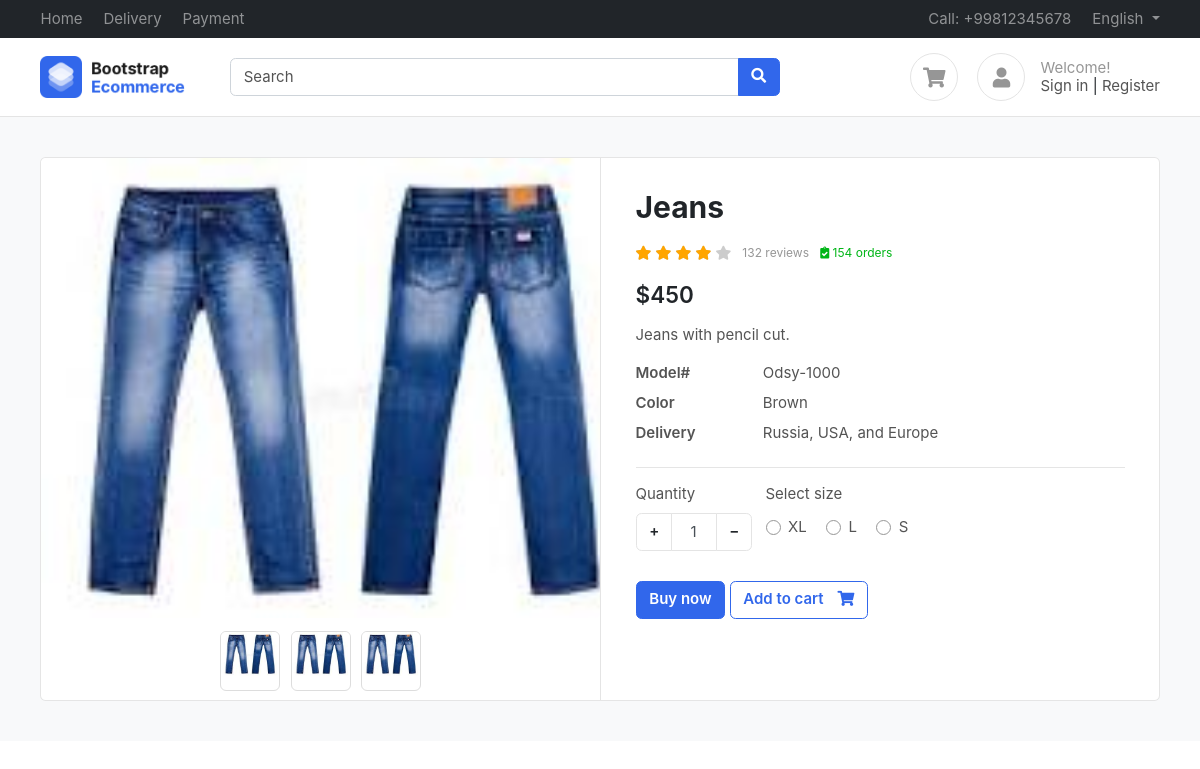
The app's page /product/jeans/ with its own data.
### products/models.py (models this page shows, shortened)
class Product(BaseModel):
    product_name = models.CharField(max_length=100)
    slug = models.SlugField(unique=True,null=True,blank=True)
    category = models.ForeignKey(Category,on_delete=models.CASCADE, related_name = "products")
    price = models.IntegerField()
    product_description = models.TextField()
    color_variant = models.ManyToManyField(ColorVariant, blank=True)
    size_variant = models.ManyToManyField(SizeVariant, blank=True)

class ProductImage(BaseModel):
    product = models.ForeignKey(Product, on_delete=models.CASCADE,related_name="product_images")
    image = models.ImageField(upload_to="product")

class SizeVariant(BaseModel):
    size_name = models.CharField(max_length=100)
    price = models.IntegerField(default=0)

### products/views.py (the view)
# urls.py: path('<slug>/' , get_product , name="get_product"),
def get_product(request , slug):
    try:
        product = Product.objects.get(slug =slug)
        context = {'product': product}
        if request.GET.get('size'):
            size = request.GET.get('size')
            price = product.get_product_price_by_size(size)
            context['selected_size'] = size
            context['updated_price'] = price
        return render(request  , 'product/product.html' , context=context)
    except Exception as e:
        print(e)

### templates/product/product.html (shortened to what this page needs)
{% extends "base/base.html"%}
{%  block start %}
<section class="section-content padding-y bg">
    <div class="container">
    <div class="card">
        <div class="row no-gutters">
            <aside class="col-md-6">
    <article class="gallery-wrap">
    <div class="img-big-wrap">
      <div> <a href="#"><img src="/media/{{product.product_images.first.image}}"></a></div>
    </div>
    <div class="thumbs-wrap">
      {% for image in product.product_images.all %}
      <a href="#" class="item-thumb"> <img src="/media/{{image.image}}"></a>
      {% endfor %}
    </div>
    </article>
            </aside>
            <main class="col-md-6 border-left">
    <article class="content-body">
    <h2 class="title">{{product.product_name}}</h2>
    <div class="rating-wrap my-3">
        <ul class="rating-stars">
            <li style="width:80%" class="stars-active">
                <i class="fa fa-star"></i> <i class="fa fa-star"></i>
                <i class="fa fa-star"></i> <i class="fa fa-star"></i>
            </li>
            <li>
                <i class="fa fa-star"></i> <i class="fa fa-star"></i>
                <i class="fa fa-star"></i> <i class="fa fa-star"></i>
                <i class="fa fa-star"></i>
            </li>
        </ul>
        <small class="label-rating text-muted">132 reviews</small>
        <small class="label-rating text-success"> <i class="fa fa-clipboard-check"></i> 154 orders </small>
    </div>
    <div class="mb-3">
        <var class="price h4">
            {% if updated_price %}
            ${{updated_price}}
            {% else %}
            ${{product.price}}
            {% endif %}
        </var>
    </div>
    <p>{{product.product_description}}</p>
    <dl class="row">
      <dt class="col-sm-3">Model#</dt>
      <dd class="col-sm-9">Odsy-1000</dd>
      <dt class="col-sm-3">Color</dt>
      <dd class="col-sm-9">Brown</dd>
      <dt class="col-sm-3">Delivery</dt>
      <dd class="col-sm-9">Russia, USA, and Europe </dd>
    </dl>
    <hr>
        <div class="form-row">
            <div class="form-group col-md flex-grow-0">
                <label>Quantity</label>
                <div class="input-group mb-3 input-spinner">
                  <div class="input-group-prepend">
                    <button class="btn btn-light" type="button" id="button-plus"> + </button>
                  </div>
                  <input type="text" class="form-control" value="1">
                  <div class="input-group-append">
                    <button class="btn btn-light" type="button" id="button-minus"> − </button>
                  </div>
                </div>
            </div>
            {% if product.size_variant.count %}
            <div class="form-group col-md">
                    <label>Select size</label>
                    <div class="mt-1">
                      {% for size in product.size_variant.all %}
                        <label class="custom-control custom-radio custom-control-inline">
                          <div class="custom-control-label">{{size.size_name}}</div>
                        </label>
                      {% endfor %}
                    </div>
            </div>
            {% endif %}
        </div>
        <a href="#" class="btn  btn-primary"> Buy now </a>
        <a href="{% url 'add_to_cart' product.uid %}?variant={{selected_size}}" class="btn  btn-outline-primary"> <span class="text">Add to cart</span> <i class="fas fa-shopping-cart"></i>  </a>
    </article>
            </main>
        </div>
    </div>
    </div>
    </section>
{% endblock %}

### public/static/css/ui.css (style rules this page uses)
html { font-family: 'Inter', sans-serif; font-size: 15px; }
.content-body { flex: 1 1 auto; padding: 2rem 2.3rem; }
.padding-y { padding-top: 40px; padding-bottom: 40px; }
var { font-style: normal; }
article:after, .form-group:after { display: block; clear: both; content: ""; }
.bg { background-color: #f8f9fa; }
.card .title { color: #212529; }
.btn-light { background-color: #fff; border-color: #e4e4e4; }
.btn .text + i { margin-left: 10px; }
dl[class="row"] { margin-bottom: 0; }
.price { font-weight: 600; color: #212529; }
.label-rating { margin-left: 7px; display: inline-block; vertical-align: middle; }
.rating-stars { display: inline-block; vertical-align: middle; list-style: none; margin: 0; padding: 0; position: relative; white-space: nowrap; clear: both; }
.rating-stars i { font-size: 14px; color: #ccc; display: inline; }
.rating-stars li { display: block; text-overflow: clip; white-space: nowrap; z-index: 1; }
.rating-stars li.stars-active { z-index: 2; position: absolute; top: 0; left: 0; overflow: hidden; }
.rating-stars li.stars-active i { color: orange; }
.input-spinner { width: 120px; flex-wrap: nowrap; display: inline-flex; }
.input-spinner input.form-control { text-align: center; max-width: 46px; flex-basis: 46px; border-color: #e4e4e4; flex-grow: 0; }
.input-spinner .btn { width: 36px; text-align: center; }
.gallery-wrap .img-big-wrap { margin-bottom: 10px; border-radius: 0.37rem; overflow: hidden; background-color: #fff; }
.gallery-wrap .img-big-wrap a { text-align: center; display: block; }
.gallery-wrap .img-big-wrap img { height: 460px; width: auto; display: inline-block; cursor: zoom-in; }
.gallery-wrap .thumbs-wrap { text-align: center; }
.gallery-wrap .thumbs-wrap .item-thumb { width: 60px; height: 60px; border: 1px solid #ddd; border-radius: 6px; margin: 3px; display: inline-block; overflow: hidden; }
.gallery-wrap .thumbs-wrap img { max-width: 100%; max-height: 100%; object-fit: cover; border-radius: 4px; cursor: zoom-in; }

### records on screen
Product: product_images.first.image (picture), product_name "Jeans", price "450", product_description "Jeans with pencil cut."
ProductImage: image (picture)
ProductImage: image (picture)
ProductImage: image (picture)
SizeVariant: size_name "XL"
SizeVariant: size_name "L"
SizeVariant: size_name "S"
